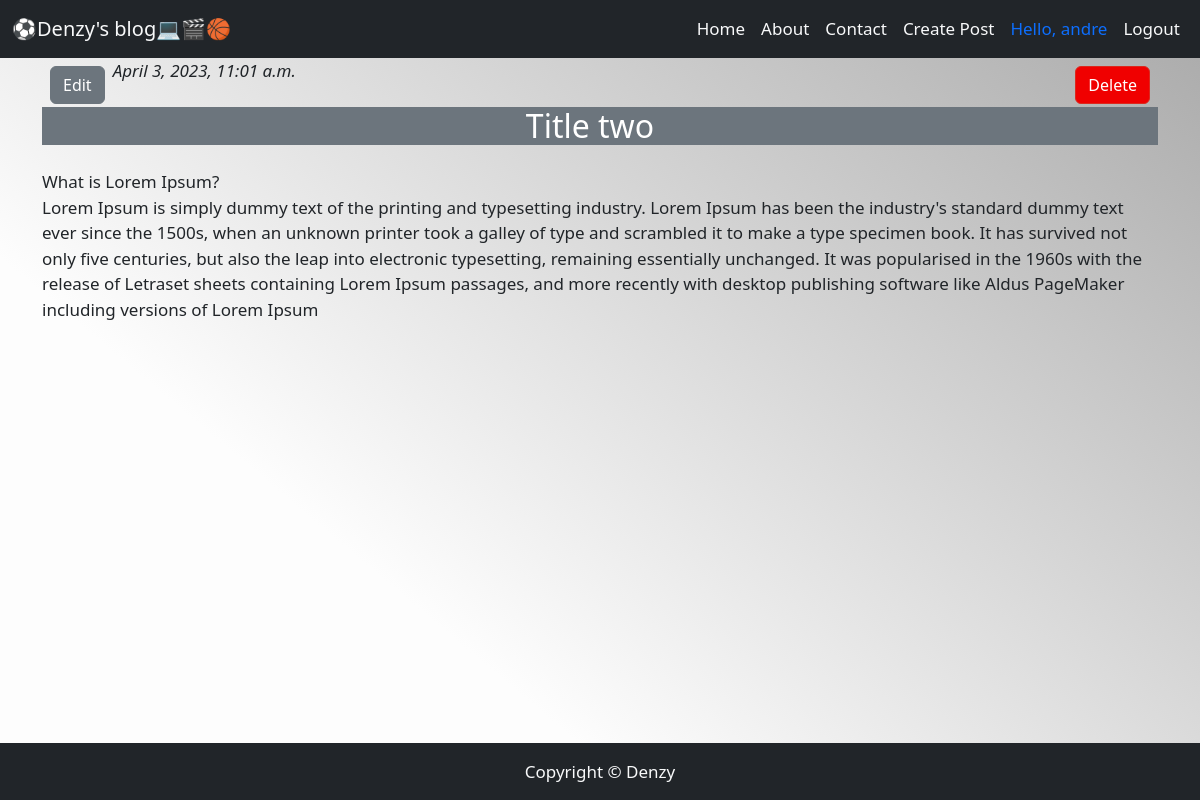
Page /post/2/ (signed in) on the committed database.
### MyBlog/models.py (models this page shows, shortened)
class Post(models.Model):
    author = models.ForeignKey(settings.AUTH_USER_MODEL, on_delete=models.CASCADE)
    title = models.CharField(max_length=100, blank=False, null=False)
    description = models.TextField(blank=False)
    created_date = models.DateTimeField(default=timezone.now)
    published_date = models.DateTimeField(blank=True, null=True)

### MyBlog/views.py (the view)
# urls.py: path('post/<int:id>/', DetailPageView.as_view(), name='post_detail'),
class DetailPageView( LoginRequiredMixin, DetailView):
    model = Post
    template_name = 'post_detail.html'
    def get_object(self):
        id_ = self.kwargs.get('id')
        return get_object_or_404(Post, id=id_)

### templates/post_detail.html (shortened to what this page needs)
{% extends 'base.html' %}
{% block body %}
    <div class="container">
        <div class="row">
            <div class="col-12">
                <article class="post">
                    <a class="btn btn-secondary float-start m-2" href="{% url 'post_edit' pk=post.pk %}">Edit </a>
                    <a class="btn btn-danger float-end m-2" href="{% url 'post_delete' pk=post.pk %}">Delete</a>
                    {% if post.published_date %}
                    <i class="date">{{ post.published_date}}</i>
                    {% endif %}
                    <h2 class="bg-secondary text-white text-center my-4">{{post.title}}</h2>
                        <p>{{ post.description|linebreaksbr }}</p>
                </article>
            </div>
        </div>
    </div>
{% endblock body %}

### templates/base.html (shortened to what this page needs)
<!DOCTYPE html>
{% load static %}
<html lang="en">
<head>
    <link href="https://cdn.jsdelivr.net/npm/bootstrap@5.3.0-alpha3/dist/css/bootstrap.min.css" rel="stylesheet">
    <link rel="stylesheet" type="text/css" href="{% static 'css/style.css' %}">
</head>
<body>
    <nav class="navbar navbar-expand-lg bg-dark">
        <div class="container-fluid">
          <a class="navbar-brand text-light" href="{% url 'index' %}">⚽Denzy's blog💻🎬🏀</a>
          <div class="collapse navbar-collapse" id="navbarNavAltMarkup">
            <div class="navbar-nav ms-auto">
              <a class="nav-link active text-light" aria-current="page" href="{% url 'home' %}">Home</a>
              <a class="nav-link text-light" href="#">About</a>
              <a class="nav-link  text-light">Contact</a>
              <a class="nav-link text-light" href="{% url 'post_create' %}">Create Post</a>
              {% if user.is_authenticated  %}
              <a class="nav-link text-primary" href="#">Hello, {{request.user}}</a>
              <a href="{% url 'logout' %}" class="nav-link btn btn-secondary text-light" >Logout</a>
              {% else %}
              <a class="nav-link text-danger" href="{% url 'register' %}">Register</a>
              <a href="{% url 'login' %}" class="nav-link btn btn-secondary text-light">Login</a>
              {% endif %}
            </div>
          </div>
        </div>
      </nav>
    {% block body %}
    {% endblock body %}
    <footer class="py-3 bg-dark">
        <p class="m-0 text-light text-center">Copyright &copy; Denzy</p>
    </footer>
</body>
</html>

### static/css/style.css (style rules this page uses)
body { background: linear-gradient(40deg, #fdfdfd 30%, darkgrey); font-size: 17px; margin-bottom: 60px; }
html { position: relative; min-height: 100%; }
.btn-danger { color: #fff; background-color: #f00000; border-color: #dc281e; }
footer { position: absolute; padding-top: 10px !important; bottom: 0; width: 100%; }

### rows in the picture
Post: published_date "April 3, 2023, 11:01 a.m.", title "Title two", description "What is Lorem Ipsum? Lorem Ipsum is simply dummy text of the printing and typesetting industry. Lorem Ipsum has been the industry's standard dummy text ever since the 1500s, when an unknown printer took a galley of type and scrambled it to make a type specimen book. It has survived not only five centuries, but also the leap into electronic typesetting, remaining essentially unchanged. It was popularised in the 1960s with the release of Letraset sheets containing Lorem Ipsum passages, and more recently with desktop publishing software like Aldus PageMaker including versions of Lorem Ipsum"

### other values in the picture
{{ request.user }} "andre"
